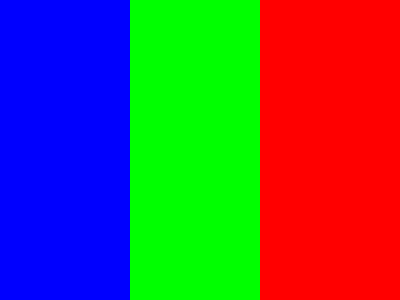
#> input picture 考试/.teacher_work/review_extension_20261113/clean_a/input/input.png, 400 x 300 px
$ python reference_flow.py clean_a/input
#> lines starting #> are read from the running program, lines starting #| are printed output that depends on the picture
import os  # 获取脚本位置和输入图片路径。
import sys  # 从调用者取得补卷目录，示范不依赖工作目录。
import cv2  # 解码图像并完成旋转。
import numpy as np  # 读取文件字节并比较图像。

exam_dir = os.path.abspath(sys.argv[1])  # 调用者传入本次检查的补卷目录。
input_path = os.path.join(exam_dir, 'input', 'input.png')  # 路径仍然只是位置字符串。
print('path_is_string', isinstance(input_path, str))  # 验证路径变量的类型。
data = np.fromfile(input_path, dtype=np.uint8)  # 先从文件读取编码后的字节。
img = cv2.imdecode(data, cv2.IMREAD_COLOR)  # 再将字节解码为 BGR 图像数组。
#> img is the input picture: shape (300, 400, 3); mean B, G, R 82.9, 82.9, 89.2
if img is None:  # 在读取形状前检查解码是否成功。
    raise ValueError('输入图片解码失败')  # 失败就停止，不能传入旋转函数。
print('decoded_shape', img.shape)  # 输出真正图像数组的高、宽、通道数。
#| decoded_shape (300, 400, 3)
print('decoded_dtype', img.dtype)  # 输出数组的像素存储类型。
#| decoded_dtype uint8
original = img.copy()  # 保存原图副本以检查后续操作是否修改输入。
h, w = img.shape[:2]  # 图像数组按高度、宽度的顺序取出尺寸。
#> h = 300; w = 400
center = (w / 2, h / 2)  # 旋转中心按横坐标、纵坐标的顺序填写。
#> center = (200, 150)
matrix = cv2.getRotationMatrix2D(center, 12, 1.0)  # 正角度旋转，倍率为 1 时不额外缩放。
result = cv2.warpAffine(img, matrix, (w, h), flags=cv2.INTER_LINEAR, borderMode=cv2.BORDER_CONSTANT, borderValue=(0, 0, 0))  # 画布按宽、高填写。
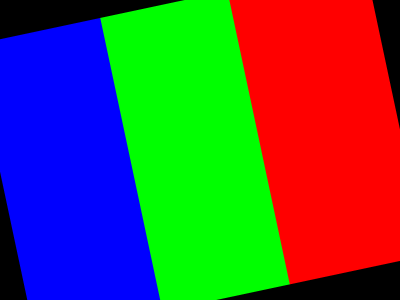
#> result: shape (300, 400, 3); mean B, G, R 72.1, 81.8, 78.3
print('rotated_shape', result.shape)  # 核对固定画布没有改变图像形状。
#| rotated_shape (300, 400, 3)
print('rotated_dtype', result.dtype)  # 核对旋转后仍为 uint8。
#| rotated_dtype uint8
print('rotation_changes_pixels', not np.array_equal(result, img))  # 检查配套图片确实发生旋转。
#| rotation_changes_pixels True
print('input_unchanged', np.array_equal(img, original))  # 验证原图没有被原地改坏。
#| input_unchanged True
